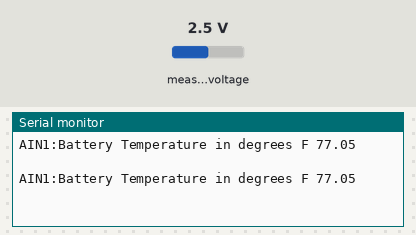
Recording of a sketch running on a simulated Arduino Uno, built with avr-gcc and run on an emulated ATmega328P. On the bench: the last lines printed to the serial monitor. Inputs (shaded band) come from the test bench; at power-on: measured voltage 2.5 V.

Above: at 1.2 s.
1.3 s: measured voltage set to 0.1 V
At 3.0 s:
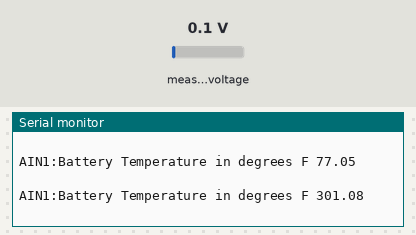
4.3 s: measured voltage set to 1.2 V
At 6.1 s:
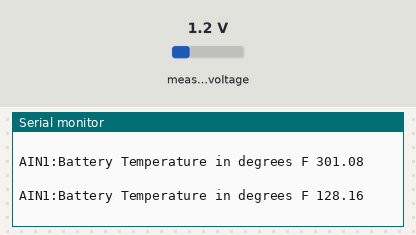
Timing chart, 0 to 7.6 s (numbered marks = the images above; inputs shaded):
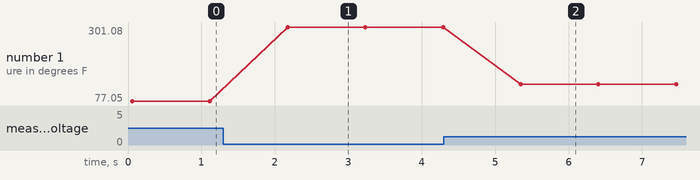

Measured:
- after the input at 1.3 s, the serial monitor: prints a new line after 0.87 s (image 1)
- after the input at 4.3 s, the serial monitor: prints a new line after 1.0 s (image 2)
- plotted number 1: 77.05 → 301.08 after the input at 1.3 s, 301.08 → 128.16 after the input at 4.3 s

The sketch:

Battery_Temperature_Measurement_1.ino
```cpp
/*
 * Battery temperature Measurement 1
 */
#include <Wire.h>
#include <Adafruit_ADS1015.h>
Adafruit_ADS1015 ads1015;
/* ADC Scaling]
 *  12 bits or 4096 counts
 *  Single ended useage is 2048 counts
 *  Full scale is 6.144V or 3mV per bit
 *  5V measurement is 5/6.144 * 2048 = 1667bits
 *  1667 bits X 0.003 Volts per bit = 5V
 */
// declare variables
float battTemperature=0.0;
const int thermistorNominal = 10000;
const int temperatureNominal = 25;
const int bCoefficient = 3950;
const int seriesResistor = 10000;
float steinhart = 0.0;
float average=0.0;


//Battery temperature measurement fuction
  float readBattTemp() {
  float battTemperature=0.0;
  unsigned int readTemperature = 0;
   for (int i=0; i<5; i++) {
   readTemperature = readTemperature + ads1015.readADC_SingleEnded(1);
   delay(10);
   }

 average = readTemperature/5; //average of 5 samples
  //convert reading to a resistance
 average = 1667 / average - 1;
 average = seriesResistor / average;
 // convert resistance to temperature
 steinhart = average / thermistorNominal;        // (R/Ro)
 steinhart = log(steinhart);                     // ln(R/Ro)
 steinhart /= bCoefficient;                      // 1/B * ln(R/Ro)
 steinhart += 1.0/(temperatureNominal + 273.15); // + (1/To)
 steinhart = 1.0/steinhart;                      // Invert
 steinhart -= 273.15;                            // convert to C
 steinhart = steinhart*9.0/5.0+32;               // convert to F
 battTemperature=steinhart;
 return battTemperature;

}
void setup(void)
{
  Serial.begin(9600);
  ads1015.begin();
}

void loop(void)
{

  battTemperature = readBattTemp();
  Serial.print("AIN1:Battery Temperature in degrees F "); Serial.println(battTemperature);
  Serial.println(" ");
  delay(1000);
}
```
